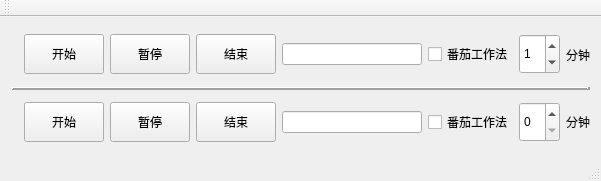
<?xml version="1.0" encoding="UTF-8"?>
<ui version="4.0">
 <class>ATimeLoggerClass</class>
 <widget class="QMainWindow" name="ATimeLoggerClass">
  <property name="geometry">
   <rect>
    <x>0</x>
    <y>0</y>
    <width>601</width>
    <height>181</height>
   </rect>
  </property>
  <property name="windowTitle">
   <string>ATimeLogger</string>
  </property>
  <widget class="QWidget" name="centralWidget">
   <layout class="QGridLayout" name="gridLayout">
    <item row="0" column="0">
     <layout class="QHBoxLayout" name="horizontalLayout">
      <item>
       <widget class="QLabel" name="label">
        <property name="minimumSize">
         <size>
          <width>0</width>
          <height>40</height>
         </size>
        </property>
        <property name="text">
         <string/>
        </property>
        <property name="pixmap">
         <pixmap resource="atimelogger.qrc">:/Resources/program_small.png</pixmap>
        </property>
        <property name="alignment">
         <set>Qt::AlignCenter</set>
        </property>
       </widget>
      </item>
      <item>
       <widget class="QPushButton" name="pushButton_Start_Program">
        <property name="minimumSize">
         <size>
          <width>0</width>
          <height>40</height>
         </size>
        </property>
        <property name="text">
         <string>开始</string>
        </property>
       </widget>
      </item>
      <item>
       <widget class="QPushButton" name="pushButton_Pause_Program">
        <property name="minimumSize">
         <size>
          <width>0</width>
          <height>40</height>
         </size>
        </property>
        <property name="text">
         <string>暂停</string>
        </property>
       </widget>
      </item>
      <item>
       <widget class="QPushButton" name="pushButton_Stop_Program">
        <property name="minimumSize">
         <size>
          <width>0</width>
          <height>40</height>
         </size>
        </property>
        <property name="text">
         <string>结束</string>
        </property>
       </widget>
      </item>
      <item>
       <widget class="QLineEdit" name="lineEdit_ProgramTime"/>
      </item>
      <item>
       <widget class="QCheckBox" name="checkBox_Program">
        <property name="text">
         <string>番茄工作法</string>
        </property>
       </widget>
      </item>
      <item>
       <widget class="QSpinBox" name="spinBox_Clock_Program">
        <property name="minimumSize">
         <size>
          <width>0</width>
          <height>40</height>
         </size>
        </property>
        <property name="value">
         <number>1</number>
        </property>
       </widget>
      </item>
      <item>
       <widget class="QLabel" name="label_3">
        <property name="text">
         <string>分钟</string>
        </property>
       </widget>
      </item>
     </layout>
    </item>
    <item row="1" column="0">
     <widget class="QFrame" name="frame">
      <property name="frameShape">
       <enum>QFrame::HLine</enum>
      </property>
      <property name="frameShadow">
       <enum>QFrame::Raised</enum>
      </property>
      <property name="lineWidth">
       <number>3</number>
      </property>
     </widget>
    </item>
    <item row="2" column="0">
     <layout class="QHBoxLayout" name="horizontalLayout_2">
      <item>
       <widget class="QLabel" name="label_6">
        <property name="minimumSize">
         <size>
          <width>0</width>
          <height>40</height>
         </size>
        </property>
        <property name="text">
         <string/>
        </property>
        <property name="pixmap">
         <pixmap resource="atimelogger.qrc">:/Resources/kindle.png</pixmap>
        </property>
        <property name="alignment">
         <set>Qt::AlignCenter</set>
        </property>
       </widget>
      </item>
      <item>
       <widget class="QPushButton" name="pushButton_8">
        <property name="minimumSize">
         <size>
          <width>0</width>
          <height>40</height>
         </size>
        </property>
        <property name="text">
         <string>开始</string>
        </property>
       </widget>
      </item>
      <item>
       <widget class="QPushButton" name="pushButton_6">
        <property name="minimumSize">
         <size>
          <width>0</width>
          <height>40</height>
         </size>
        </property>
        <property name="text">
         <string>暂停</string>
        </property>
       </widget>
      </item>
      <item>
       <widget class="QPushButton" name="pushButton_5">
        <property name="minimumSize">
         <size>
          <width>0</width>
          <height>40</height>
         </size>
        </property>
        <property name="text">
         <string>结束</string>
        </property>
       </widget>
      </item>
      <item>
       <widget class="QLineEdit" name="lineEdit_2"/>
      </item>
      <item>
       <widget class="QCheckBox" name="checkBox_Kindle">
        <property name="text">
         <string>番茄工作法</string>
        </property>
       </widget>
      </item>
      <item>
       <widget class="QSpinBox" name="spinBox_2">
        <property name="minimumSize">
         <size>
          <width>0</width>
          <height>40</height>
         </size>
        </property>
       </widget>
      </item>
      <item>
       <widget class="QLabel" name="label_5">
        <property name="minimumSize">
         <size>
          <width>0</width>
          <height>40</height>
         </size>
        </property>
        <property name="text">
         <string>分钟</string>
        </property>
       </widget>
      </item>
     </layout>
    </item>
   </layout>
  </widget>
  <widget class="QMenuBar" name="menuBar">
   <property name="geometry">
    <rect>
     <x>0</x>
     <y>0</y>
     <width>601</width>
     <height>23</height>
    </rect>
   </property>
  </widget>
  <widget class="QToolBar" name="mainToolBar">
   <attribute name="toolBarArea">
    <enum>TopToolBarArea</enum>
   </attribute>
   <attribute name="toolBarBreak">
    <bool>false</bool>
   </attribute>
  </widget>
  <widget class="QStatusBar" name="statusBar"/>
 </widget>
 <layoutdefault spacing="6" margin="11"/>
 <resources>
  <include location="atimelogger.qrc"/>
 </resources>
 <connections/>
</ui>
